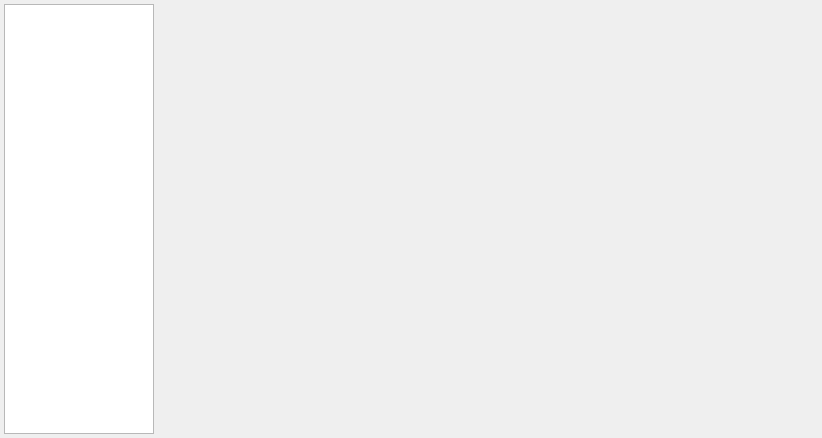
<?xml version="1.0" encoding="UTF-8"?>
<ui version="4.0">
 <class>SettingsPage</class>
 <widget class="QWidget" name="SettingsPage">
  <property name="geometry">
   <rect>
    <x>0</x>
    <y>0</y>
    <width>822</width>
    <height>438</height>
   </rect>
  </property>
  <property name="sizePolicy">
   <sizepolicy hsizetype="Fixed" vsizetype="Fixed">
    <horstretch>0</horstretch>
    <verstretch>0</verstretch>
   </sizepolicy>
  </property>
  <property name="minimumSize">
   <size>
    <width>450</width>
    <height>350</height>
   </size>
  </property>
  <property name="windowTitle">
   <string>Form</string>
  </property>
  <layout class="QHBoxLayout" name="horizontalLayout">
   <property name="spacing">
    <number>4</number>
   </property>
   <property name="leftMargin">
    <number>4</number>
   </property>
   <property name="topMargin">
    <number>4</number>
   </property>
   <property name="rightMargin">
    <number>4</number>
   </property>
   <property name="bottomMargin">
    <number>4</number>
   </property>
   <item>
    <widget class="QListWidget" name="m_sidebar">
     <property name="sizePolicy">
      <sizepolicy hsizetype="Fixed" vsizetype="Expanding">
       <horstretch>0</horstretch>
       <verstretch>0</verstretch>
      </sizepolicy>
     </property>
     <property name="minimumSize">
      <size>
       <width>150</width>
       <height>0</height>
      </size>
     </property>
     <property name="maximumSize">
      <size>
       <width>150</width>
       <height>16777215</height>
      </size>
     </property>
    </widget>
   </item>
   <item>
    <widget class="QStackedWidget" name="m_stacked">
     <property name="currentIndex">
      <number>-1</number>
     </property>
    </widget>
   </item>
  </layout>
 </widget>
 <resources/>
 <connections/>
</ui>
